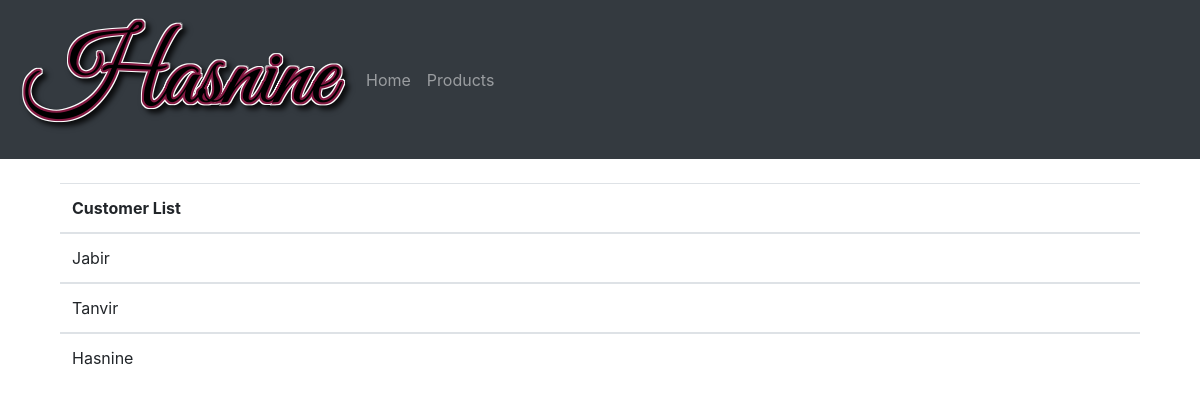
/customer_list, run on the app's committed database.
### accounts/models.py (models this page shows)
class Customer(models.Model):
    name = models.CharField(max_length=200, null=True)
    phone = models.CharField(max_length=200, null=True)
    email = models.CharField(max_length=200, null=True)
    date_created = models.DateTimeField(auto_now_add=True, null=True)
    def __str__(self):
        return self.name

### accounts/views.py (the view)
# urls.py: path('customer_list', customer_list, name='customer_list'),
def customer_list(request):
    customers = Customer.objects.all()
    context = {'customers': customers}
    return render(request, 'customer_list.html', context)

### accounts/templates/customer_list.html (shortened to what this page needs)
{% extends 'base.html' %} {% load static %}
{% block content %}
<br>
<div class="container">
    <table class="table table-hover">
        <thead>
        <tr>
            <th>Customer List</th>
        </tr>
        </thead>
        {% for customer in customers %}
        <tbody>
        <tr>
            <td>{{ customer }}</td>
        </tr>
        {% endfor%}
        </tbody>
    </table>
</div>
{% endblock content %}

### data on the page
Customer: name "Jabir"
Customer: name "Tanvir"
Customer: name "Hasnine"
